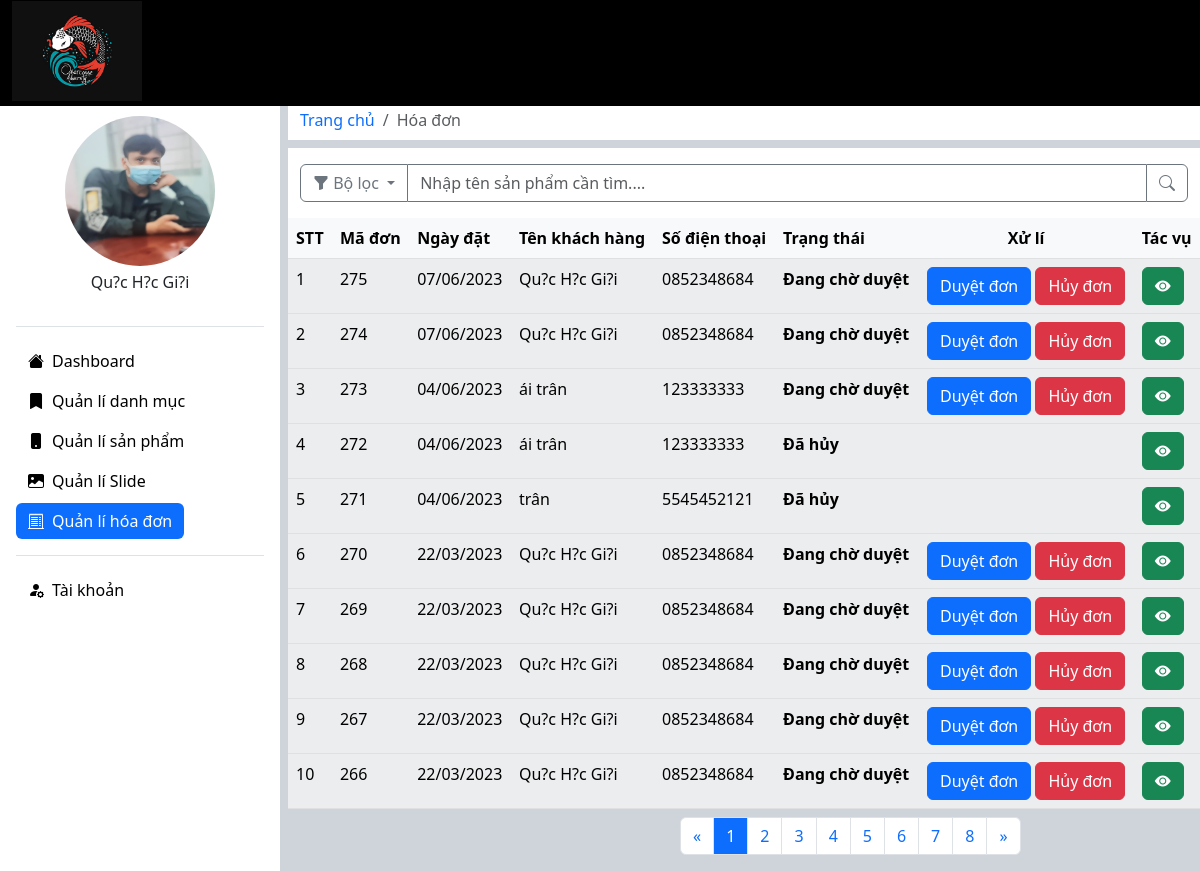
The page /admin.php?controller=order (signed in) on the database its author committed.
### tables this page shows
CREATE TABLE `donhang` (
  `idDonHang` int(11) NOT NULL,
  `maNguoiDung` int(11) NOT NULL,
  `ghiChu` varchar(10000) NOT NULL,
  `ngayDat` datetime NOT NULL DEFAULT current_timestamp(),
  `trangThai` varchar(100) NOT NULL DEFAULT '0'
);

CREATE TABLE `nguoidung` (
  `maNguoiDung` int(11) NOT NULL,
  `tenNguoiDung` varchar(100) NOT NULL,
  `email` varchar(100) NOT NULL,
  `SDT` varchar(10) NOT NULL,
  `diaChi` varchar(1000) NOT NULL,
  `taiKhoan` varchar(100) NOT NULL,
  `matKhau` varchar(100) NOT NULL,
  `idQuyen` int(11) NOT NULL DEFAULT 0
);

### controllers/baseController.php (called while the page is built, shortened)
<?php
class baseController{
    protected function loadview($viewPath, array $data = []){
        return require(self::VIEW_FOLDER_NAME.'/'.str_replace('.','/',$viewPath).'.php');
    }
}
?>

### controllers/orderController.php (called while the page is built, shortened)
<?php
class orderController extends baseController{
    private $orderModel;
    public function __construct()
    {
        $this->orderModel = new orderModel;
    }
    public function index(){
        $countOrder =$this->orderModel->getAll();
        $count = 10;
        if(!isset($_GET['page'])){
            $page = 1;
        }
        else{
            $page = $_GET['page'];
        }
        $begin = ($page - 1)*$count;
        $sort = '';
        if(isset($_GET['sort'])){
            $sort = $_GET['sort'];
            $countOrder = $this->orderModel->countOrderSort($sort);
            switch($sort){
                case '0':
                    $order = $this->orderModel->getDHChoDuyet($sort,$begin,$count);
                    break;
                case '1':
                    $order = $this->orderModel->getDHDaGiao($sort,$begin,$count);
                    break;
                case '2':
                    $order = $this->orderModel->getDHHuy($sort,$begin,$count);
                    break;
                default:
                    break;
            }
        }else{
            $order = $this->orderModel->getAllPage($begin,$count);
        }
        $this->loadview('orders.index',[
            'countOrder' => $countOrder,
            'order' => $order,
            'page' => $page,
            'sort' => $sort,
        ]);
    }
}

### core/database.php (called while the page is built, shortened)
<?php
class database{
    public function connect(){
        $conn = mysqli_connect(self::HOST,self::USERNAME,self::PASSWORD,self::DBNAME);
        if(mysqli_connect_errno() == 0){
            return $conn;
        }
        return false;
    }
}
?>

### models/orderModel.php (called while the page is built, shortened)
<?php
class orderModel extends baseModel{
    public function getAll(){
        $sql = "SELECT * FROM donhang dh, nguoidung nd WHERE dh.maNguoiDung = nd.maNguoiDung ";
        $query = $this->_query($sql);
        return $query;
    }
    public function getAllPage($begin,$count){
        $sql = "SELECT * FROM donhang dh, nguoidung nd WHERE dh.maNguoiDung = nd.maNguoiDung ORDER BY dh.idDonHang DESC LIMIT $begin,$count ";
        $query = $this->_query($sql);
        return $query;
    }
}
?>

### models/baseModel.php (called while the page is built)
<?php
class baseModel extends database{
    protected $conn;
    public function __construct()
    {
        $this->conn = $this->connect();
    }
    public function _query($sql){
        return mysqli_query($this->conn,$sql);
    }
}
?>

### views/orders/index.php (the view, shortened to what this page needs)
<div class="container-fluid bg-white mb-2">
        <div class="row pt-2 pb-2">
            <nav aria-label="breadcrumb">
                <ol class="breadcrumb m-0">
                    <li class="breadcrumb-item"><a class="text-decoration-none" href="admin.php?controller=dashboard">Trang chủ</a></li>
                    <li class="breadcrumb-item active" aria-current="page">Hóa đơn</li>
                </ol>
            </nav>
        </div>
    </div>
<div class="container-fluid bg-white pt-3">
    <div class="row" style="align-items: center;">
        <div class=" input-group mb-3 p-0">
            <form action="?controller=order&action=search" method="POST" class=" d-flex container">
                <button class=" btn btn-outline-secondary dropdown-toggle rounded-0 rounded-start" type="button" data-bs-toggle="dropdown" aria-expanded="false">
                    <i class="bi bi-funnel-fill"></i> Bộ lọc
                </button>
                <input type="text" class="form-control rounded-0 border-secondary border-start-0 border-end-0" name="txtSearch" aria-label="Text input with dropdown button" placeholder="Nhập tên sản phẩm cần tìm....">
                <button class="btn btn-outline-secondary rounded-0 rounded-end" name="search" type="submit"><i class="bi bi-search"></i></button>
            </form>
        </div>
    </div>
</div>
<table class="table table-light table-striped table-hover m-0">
        <thead>
            <tr>
                <th scope="col">STT</th>
                <th scope="col">Mã đơn</th>
                <th scope="col">Ngày đặt</th>
                <th scope="col">Tên khách hàng</th>
                <th scope="col">Số điện thoại</th>
                <th scope="col">Trạng thái</th>
                <th class=" text-center">Xử lí</th>
                <th scope="col">Tác vụ</th>
            </tr>
        </thead>
        <?php
                $i = 1;
                while($dh = mysqli_fetch_array($order)):
        ?>
        <tbody>
            <tr>
                <td scope="row"><?php echo $i ?></td>
                <td><?php echo $dh['idDonHang']?></td>
                <td><?php echo date("d/m/Y", strtotime($dh['ngayDat'])) ?></td>
                <td><?php echo $dh['tenNguoiDung']?></td>
                <td><?php echo $dh['SDT']?></td>
                <td>
                     <strong>
                    <?php
                        switch($dh['trangThai']){
                            case '0':
                                echo "Đang chờ duyệt";
                                break;
                            case '2':
                                echo "Đã hủy";
                                break;
                        }
                    ?>
                    </strong>
                </td>
                <td class=" text-center">
                    <?php
                       if($dh['trangThai'] === '0'){ ?>
                        <button class="btn btn-primary"><a class=" nav-link" href="?controller=order&action=confirm&id=<?php echo $dh['idDonHang'] ?>&trangThai=1">Duyệt đơn</a></button>
                    <?php
                       }
                    ?>
                    <?php
                       if($dh['trangThai'] === '0'){ ?>
                        <button class="btn btn-danger"><a onclick="confirmDelete(event)" class=" nav-link" href="?controller=order&action=confirm&id=<?php echo $dh['idDonHang'] ?>&trangThai=2">Hủy đơn</a></button>
                    <?php
                       }
                    ?>
                </td>
                <td>
                    <button type="button" class="btn btn-success">
                        <a class="text-white" href="admin.php?controller=order&action=detail&id=<?php echo $dh['idDonHang']; ?>">
                            <i class="bi bi-eye-fill"></i>
                        </a>
                    </button>
                </td>
            </tr>
        </tbody>
        <?php
            $i++;
            endwhile;
        ?>
    </table>
<?php
    $count = mysqli_num_rows($countOrder);
    $trang = ceil($count/10);
?>
<div class="container mt-2">
        <div class="row justify-content-center">
            <div class="col-2">
                <nav aria-label="Page navigation example">
                    <ul class="pagination">
                        <li class="page-item">
                            <a class="page-link" href="admin.php?controller=order&<?php if(isset($_GET['sort'])){echo 'sort='.$sort.'&';}?>page=<?php $move = $page - 1;if($move > 1){echo $move;}else{echo 1;} ?>"
                                aria-label="Previous">
                                <span aria-hidden="true">&laquo;</span>
                            </a>
                        </li>
                        <?php
                            for($i = 1; $i <= $trang; $i++){
                        ?>
                            <li class="page-item">
                                <a class="page-link <?php if($i == $page){echo 'text-bg-primary';} ?>"
                                    href="admin.php?controller=order&<?php if(isset($_GET['sort'])){echo 'sort='.$sort.'&';}?>page=<?php echo $i; ?>"><?php echo $i; ?>
                                </a>
                            </li>
                        <?php
                            }
                        ?>
                        <li class="page-item">
                            <a class="page-link" href="admin.php?controller=order&<?php if(isset($_GET['sort'])){echo 'sort='.$sort.'&';}?>page=<?php $move = $page + 1;if($move <= $trang){echo $move;}else{echo $trang;}?>"
                                 aria-label="Next">
                                <span aria-hidden="true">&raquo;</span>
                            </a>
                        </li>
                    </ul>
                </nav>
            </div>
        </div>
    </div>

### rows shown on the page
donhang: idDonHang "275", ngayDat "07/06/2023", maNguoiDung.tenNguoiDung "Qu?c H?c Gi?i", maNguoiDung.SDT "0852348684", trangThai "Đang chờ duyệt"
donhang: idDonHang "274", ngayDat "07/06/2023", maNguoiDung.tenNguoiDung "Qu?c H?c Gi?i", maNguoiDung.SDT "0852348684", trangThai "Đang chờ duyệt"
donhang: idDonHang "273", ngayDat "04/06/2023", maNguoiDung.tenNguoiDung "ái trân", maNguoiDung.SDT "123333333", trangThai "Đang chờ duyệt"
donhang: idDonHang "272", ngayDat "04/06/2023", maNguoiDung.tenNguoiDung "ái trân", maNguoiDung.SDT "123333333", trangThai "Đã hủy"
donhang: idDonHang "271", ngayDat "04/06/2023", maNguoiDung.tenNguoiDung "trân", maNguoiDung.SDT "5545452121", trangThai "Đã hủy"
donhang: idDonHang "270", ngayDat "22/03/2023", maNguoiDung.tenNguoiDung "Qu?c H?c Gi?i", maNguoiDung.SDT "0852348684", trangThai "Đang chờ duyệt"
donhang: idDonHang "269", ngayDat "22/03/2023", maNguoiDung.tenNguoiDung "Qu?c H?c Gi?i", maNguoiDung.SDT "0852348684", trangThai "Đang chờ duyệt"
donhang: idDonHang "268", ngayDat "22/03/2023", maNguoiDung.tenNguoiDung "Qu?c H?c Gi?i", maNguoiDung.SDT "0852348684", trangThai "Đang chờ duyệt"
donhang: idDonHang "267", ngayDat "22/03/2023", maNguoiDung.tenNguoiDung "Qu?c H?c Gi?i", maNguoiDung.SDT "0852348684", trangThai "Đang chờ duyệt"
donhang: idDonHang "266", ngayDat "22/03/2023", maNguoiDung.tenNguoiDung "Qu?c H?c Gi?i", maNguoiDung.SDT "0852348684", trangThai "Đang chờ duyệt"

### other values the page prints
$_SESSION['tenNguoiDung'] "Qu?c H?c Gi?i"
